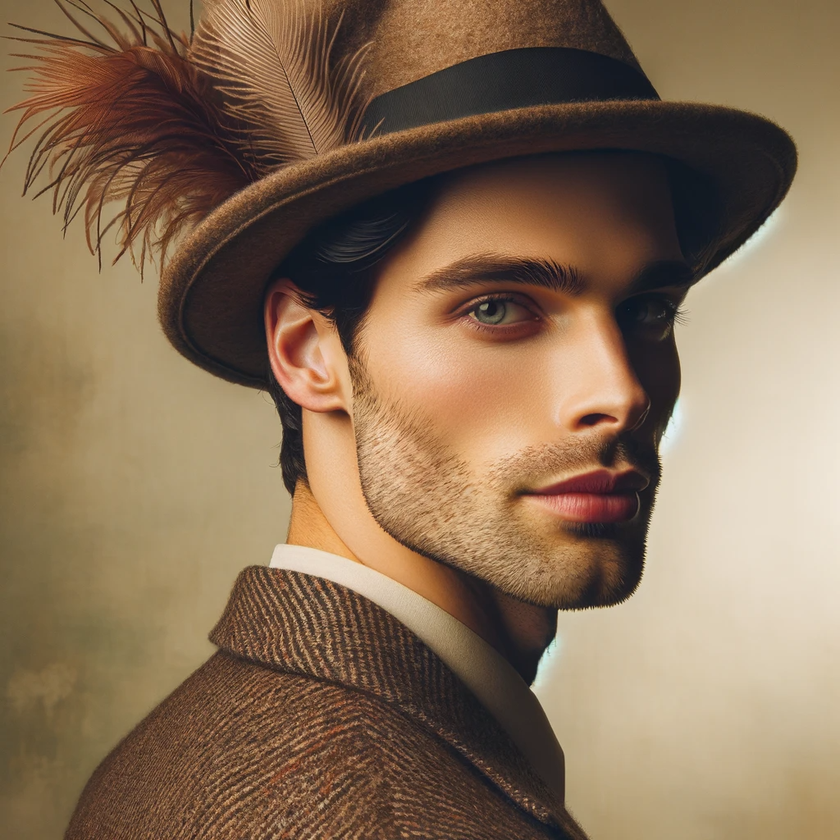
#> input picture img/like_lenna.png, 840 x 840 px, shrunk from 1024 x 1024 before the run
$ python histo_rgb.py
#> lines starting #> are read from the running program, lines starting #| are printed output that depends on the picture
'''
OpenCV에서는 cv2.calcHist()라는 함수를 통해 히스토그램을 구현할 수 있습니다.

cv2.calHist(img, channel, mask, histSize, ranges)
img: 이미지 영상, [img]처럼 리스트로 감싸서 전달
channel: 분석 처리할 채널, 리스트로 감싸서 전달 - 1 채널: [0], 2 채널: [0, 1], 3 채널: [0, 1, 2]
mask: 마스크에 지정한 픽셀만 히스토그램 계산, None이면 전체 영역
histSize: 계급(Bin)의 개수, 채널 개수에 맞게 리스트로 표현 - 1 채널: [256], 2 채널: [256, 256], 3 채널: [256, 256, 256]
ranges: 각 픽셀이 가질 수 있는 값의 범위, RGB인 경우 [0, 256]
'''

import cv2
import numpy as np
import matplotlib.pylab as plt

# 이미지를 읽고 출력하기
img = cv2.imread('../img/like_lenna.png')
#> img is the input picture: shape (840, 840, 3); mean B, G, R 87.7, 112.3, 136.5
cv2.imshow('img', img)

# 컬러값 채널 분리하기
channels = cv2.split(img)
colors = ('b', 'g', 'r')

# 히스토그램 계산하고 그리기
for (ch, color) in zip (channels, colors):
    hist = cv2.calcHist([ch], [0], None, [256], [0, 256])
    plt.plot(hist, color = color)
#> this loop made 3 passes
#> color on passes 1 to 3: 'b', 'g', 'r'

plt.show()
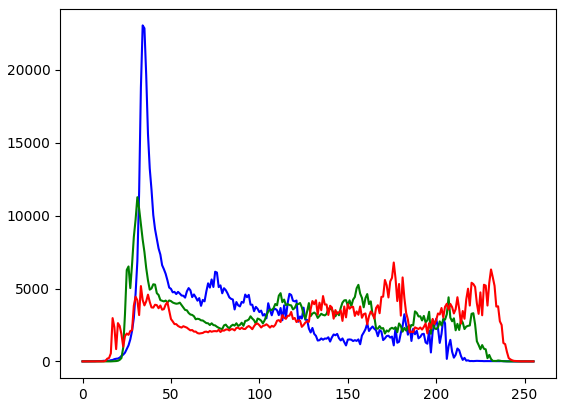
#> figure drawn by matplotlib, 1 panel; curve peaks at x = 34, y = 23060; curve peaks at x = 31, y = 11268; curve peaks at x = 176, y = 6787

$ run again, with img/00.PNG copied over img/like_lenna.png
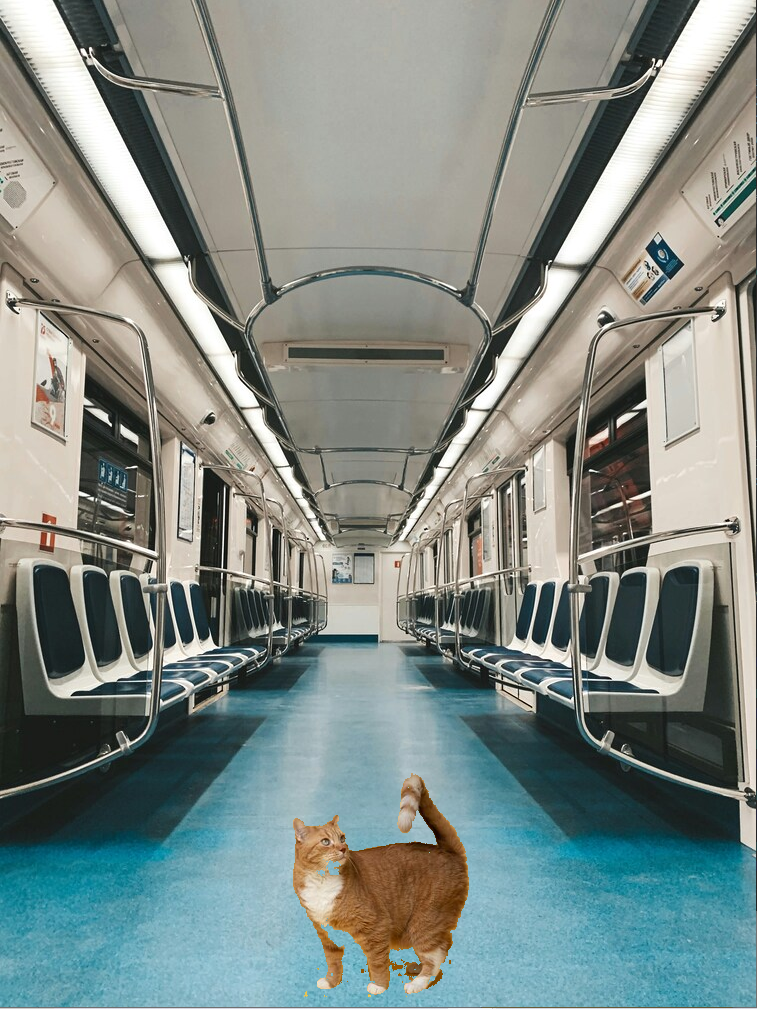
#> input picture img/00.PNG, 757 x 1009 px
#> img is the input picture: shape (1009, 757, 3); mean B, G, R 134, 138.8, 128.3
#> the loop `for (ch, color) in zip (channels, colors):` made 3 passes
#> color on passes 1 to 3: 'b', 'g', 'r'
#> `plt.show()`:
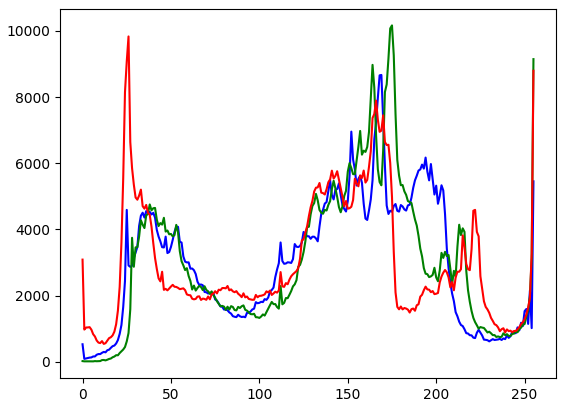
#> figure drawn by matplotlib, 1 panel; curve peaks at x = 169, y = 8670; curve peaks at x = 175, y = 10168; curve peaks at x = 26, y = 9834

$ run again, with img/kabo_unsplash.jpg saved as img/like_lenna.png
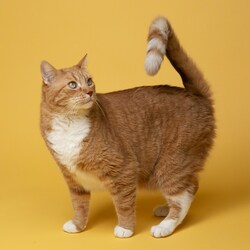
#> input picture img/kabo_unsplash.jpg, 250 x 250 px
#> img is the input picture: shape (250, 250, 3); mean B, G, R 71, 146.9, 191.4
#> the loop `for (ch, color) in zip (channels, colors):` made 3 passes
#> color on passes 1 to 3: 'b', 'g', 'r'
#> `plt.show()`:
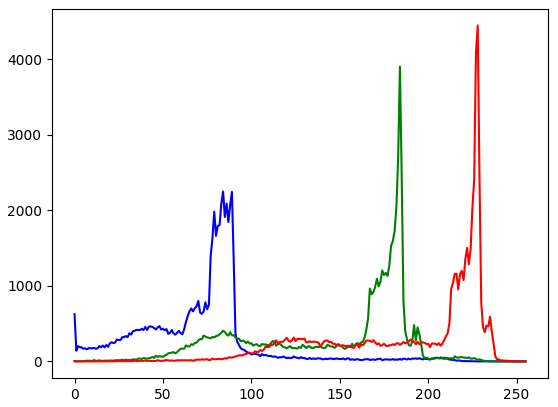
#> figure drawn by matplotlib, 1 panel; curve peaks at x = 84, y = 2249; curve peaks at x = 184, y = 3904; curve peaks at x = 228, y = 4449
